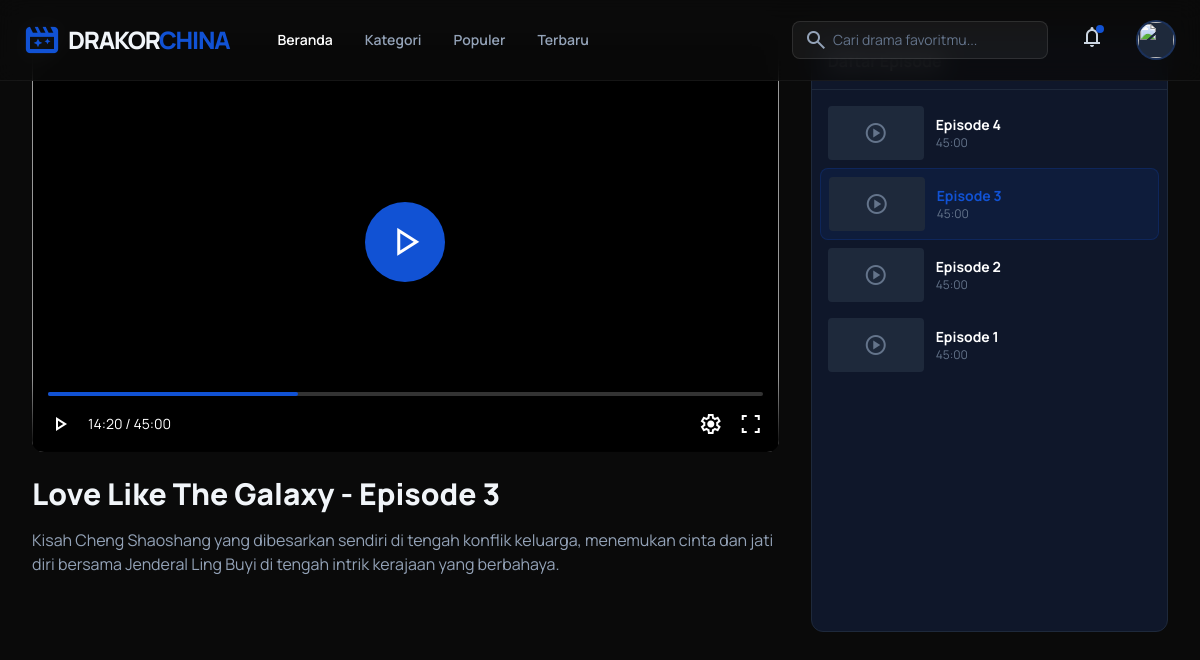
The app's page /watch.php?id=1&ep=3 with its own data.
### tables this page shows
CREATE TABLE dramas (
    id INT AUTO_INCREMENT PRIMARY KEY,
    title VARCHAR(255) NOT NULL,
    description TEXT,
    release_year INT,
    rating DECIMAL(3,1),
    poster_url VARCHAR(500),
    banner_url VARCHAR(500),
    status VARCHAR(50),
    total_episodes INT,
    age_rating VARCHAR(10),
    is_trending BOOLEAN DEFAULT FALSE,
    created_at TIMESTAMP DEFAULT CURRENT_TIMESTAMP
);

CREATE TABLE episodes (
    id INT AUTO_INCREMENT PRIMARY KEY,
    drama_id INT,
    episode_number INT,
    title VARCHAR(255),
    video_url VARCHAR(500),
    thumbnail_url VARCHAR(500),
    duration VARCHAR(50),
    FOREIGN KEY (drama_id) REFERENCES dramas(id) ON DELETE CASCADE
);

### config/db.php (called while the page is built, shortened)
<?php
function e($string) {
    return htmlspecialchars($string, ENT_QUOTES, 'UTF-8');
}
?>

### watch.php (the view, shortened to what this page needs)
<?php
require_once 'config/db.php';
$id = $_GET['id'] ?? 0;
$current_ep = $_GET['ep'] ?? 1;
$stmt = $pdo->prepare("SELECT * FROM dramas WHERE id = ?");
$stmt->execute([$id]);
$drama = $stmt->fetch();
$stmt = $pdo->prepare("SELECT * FROM episodes WHERE drama_id = ? ORDER BY episode_number DESC");
$stmt->execute([$id]);
$episodes = $stmt->fetchAll();
include 'includes/header.php';
?>
<div class="min-h-screen bg-background-dark flex flex-col">
    <main class="flex-1 w-full max-w-[1440px] mx-auto p-4 lg:p-8 pt-24">
        <div class="grid grid-cols-1 lg:grid-cols-12 gap-8">
            <div class="lg:col-span-8 xl:col-span-9 space-y-6">
                <div class="aspect-video bg-black rounded-xl overflow-hidden relative group">
                    <div class="absolute inset-0 flex items-center justify-center">
                        <div class="w-20 h-20 bg-primary rounded-full flex items-center justify-center shadow-2xl cursor-pointer">
                            <span class="material-symbols-outlined text-5xl fill-1 text-white">play_arrow</span>
                        </div>
                    </div>
                    <div class="absolute bottom-0 w-full p-4 bg-gradient-to-t from-black to-transparent">
                        <div class="h-1 bg-white/20 rounded-full mb-4">
                            <div class="h-full w-[35%] bg-primary rounded-full"></div>
                        </div>
                        <div class="flex items-center justify-between text-white">
                            <div class="flex items-center gap-4"><span class="material-symbols-outlined">play_arrow</span> <span class="text-sm">14:20 / 45:00</span></div>
                            <div class="flex items-center gap-4"><span class="material-symbols-outlined">settings</span> <span class="material-symbols-outlined">fullscreen</span></div>
                        </div>
                    </div>
                </div>
                <div class="space-y-4">
                    <h1 class="text-3xl font-extrabold"><?php echo e($drama['title']); ?> - Episode <?php echo e($current_ep); ?></h1>
                    <p class="text-slate-400"><?php echo e($drama['description']); ?></p>
                </div>
            </div>
            <aside class="lg:col-span-4 xl:col-span-3">
                <div class="bg-slate-900 border border-slate-800 rounded-xl h-[600px] flex flex-col">
                    <div class="p-4 border-b border-slate-800">
                        <h3 class="font-bold">Daftar Episode</h3>
                    </div>
                    <div class="flex-1 overflow-y-auto custom-scrollbar p-2">
                        <?php foreach ($episodes as $ep): ?>
                        <a href="watch.php?id=<?php echo e($id); ?>&ep=<?php echo e($ep['episode_number']); ?>" class="flex items-center gap-3 p-2 rounded-lg cursor-pointer <?php echo $ep['episode_number'] == $current_ep ? 'bg-primary/10 border border-primary/20' : 'hover:bg-slate-800'; ?>">
                            <div class="w-24 aspect-video bg-slate-800 rounded overflow-hidden flex items-center justify-center">
                                <span class="material-symbols-outlined text-slate-500">play_circle</span>
                            </div>
                            <div>
                                <p class="text-sm font-bold <?php echo $ep['episode_number'] == $current_ep ? 'text-primary' : 'text-white'; ?>">Episode <?php echo e($ep['episode_number']); ?></p>
                                <p class="text-xs text-slate-500"><?php echo e($ep['duration']); ?></p>
                            </div>
                        </a>
                        <?php endforeach; ?>
                    </div>
                </div>
            </aside>
        </div>
    </main>
</div>
<?php include 'includes/footer.php'; ?>

### records on screen
dramas: title "Love Like The Galaxy", description "Kisah Cheng Shaoshang yang dibesarkan sendiri di tengah konflik keluarga, menemukan cinta dan jati diri bersama Jenderal Ling Buyi di tengah intrik kerajaan yang berbahaya."
episodes: episode_number "4", duration "45:00"
episodes: episode_number "3", duration "45:00"
episodes: episode_number "2", duration "45:00"
episodes: episode_number "1", duration "45:00"

### other values on screen
$current_ep "3"
